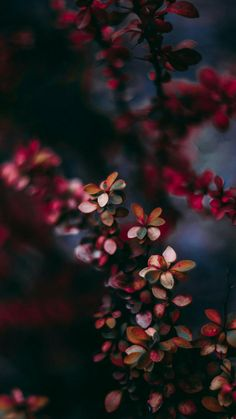
#> input picture Wallpapers/sd (11).jpg, 236 x 419 px, found by its file name
$ python 02_ImageOps.py
#> lines starting #> are read from the running program, lines starting #| are printed output that depends on the picture
from PIL import Image, ImageOps

my_image = Image.open('Wallpapers\sd (11).jpg')
#> my_image is the input picture: PIL image 236x419 RGB; mean R, G, B 37.4, 29.9, 31.5
# my_image.show()

# convert to gray scale
gray_scale_image = ImageOps.grayscale(my_image)
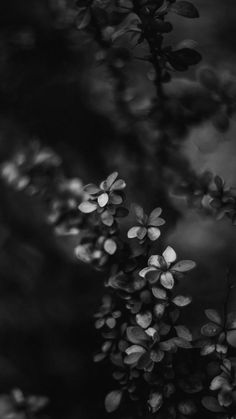
#> gray_scale_image: PIL image 236x419 L; min 1, max 219, mean 32.3
# gray_scale_image.show()


equalized_image = ImageOps.equalize(my_image)
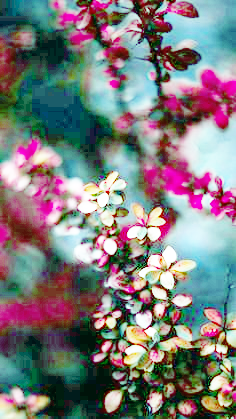
#> equalized_image: PIL image 236x419 RGB; mean R, G, B 125, 123.8, 124.9
equalized_image.show()

$ run again, with Wallpapers/sd (1).jpg copied over Wallpapers/sd (11).jpg
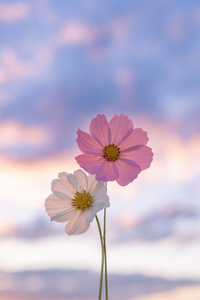
#> input picture Wallpapers/sd (1).jpg, 200 x 300 px, found by its file name
#> my_image is the input picture: PIL image 200x300 RGB; mean R, G, B 189.7, 179.6, 205.1
#> `gray_scale_image = ImageOps.grayscale(my_image)`:
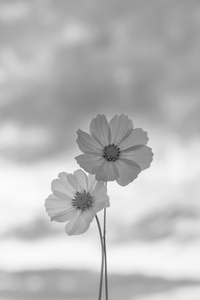
#> gray_scale_image: PIL image 200x300 L; min 26, max 253, mean 185.5
#> `equalized_image = ImageOps.equalize(my_image)`:
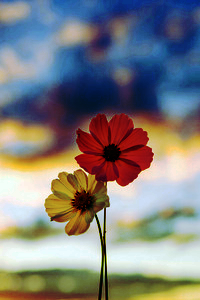
#> equalized_image: PIL image 200x300 RGB; mean R, G, B 127.1, 126.4, 125.8

$ run again, with Wallpapers/sd (10).jpg copied over Wallpapers/sd (11).jpg
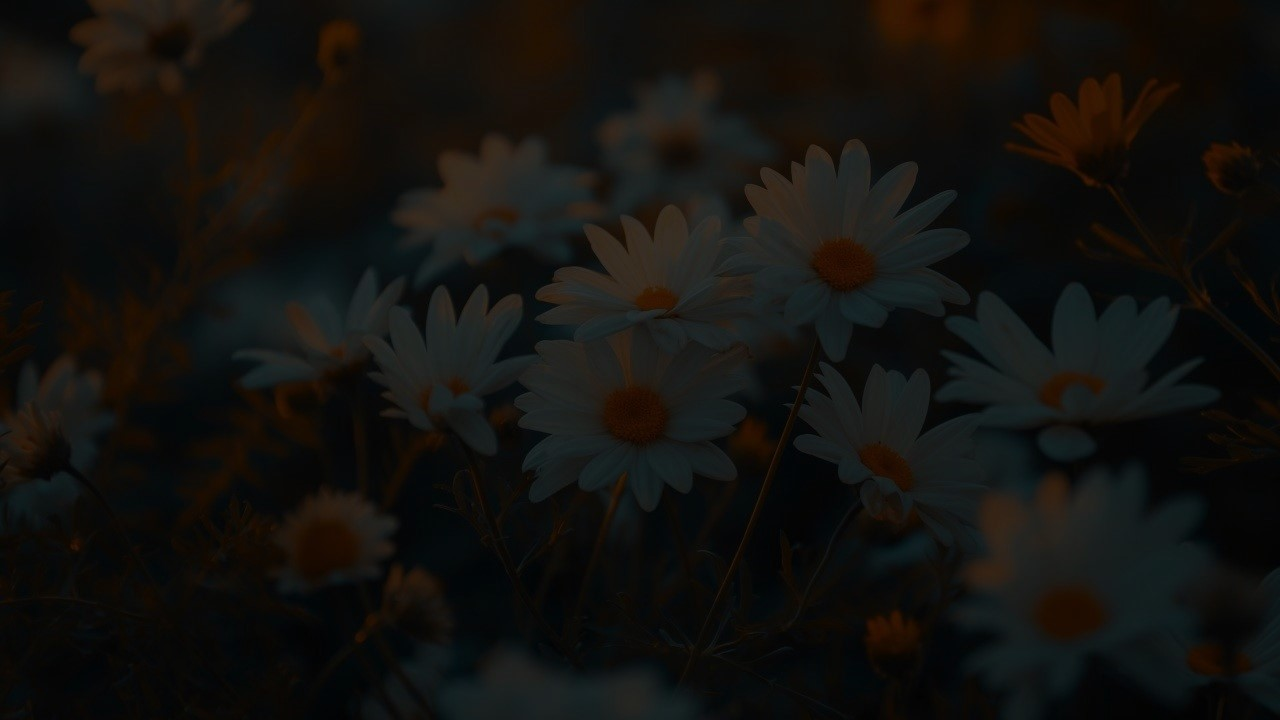
#> input picture Wallpapers/sd (10).jpg, 1280 x 720 px, found by its file name
#> my_image is the input picture: PIL image 1280x720 RGB; mean R, G, B 18.8, 17.8, 14.9
#> `equalized_image = ImageOps.equalize(my_image)`:
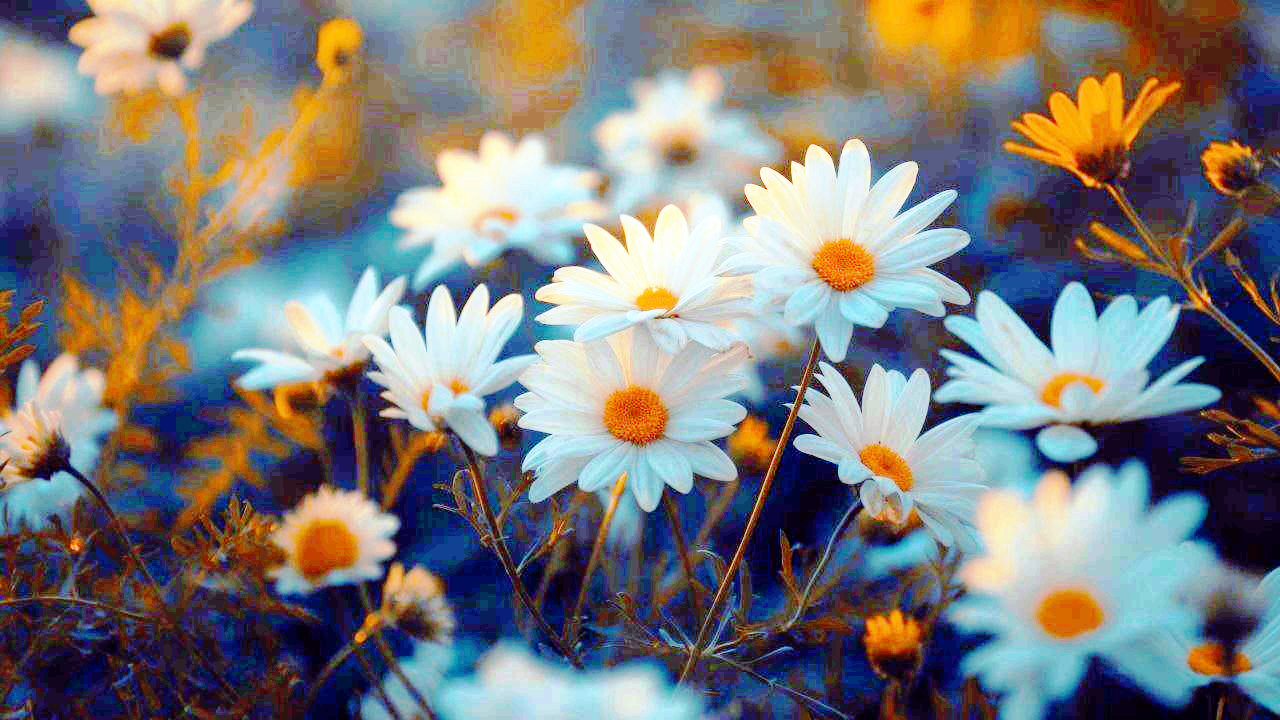
#> equalized_image: PIL image 1280x720 RGB; mean R, G, B 123.9, 123.1, 122.8

$ run again, with Wallpapers/sd (12).jpg copied over Wallpapers/sd (11).jpg
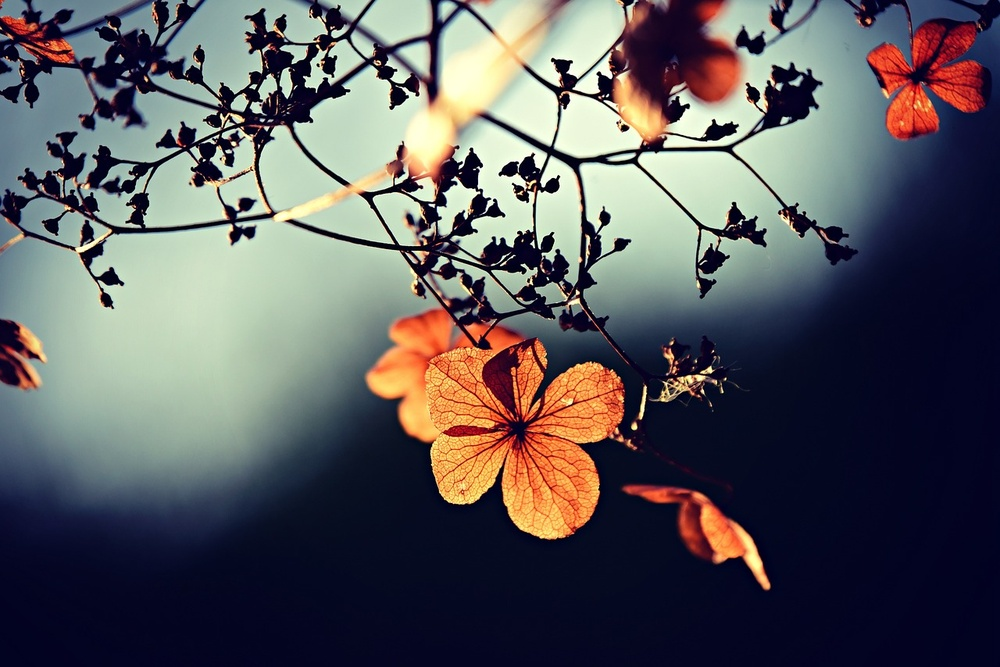
#> input picture Wallpapers/sd (12).jpg, 1000 x 667 px, shrunk from 1280 x 854 before the run, found by its file name
#> my_image is the input picture: PIL image 1000x667 RGB; mean R, G, B 89.2, 88.6, 92
#> `gray_scale_image = ImageOps.grayscale(my_image)`:
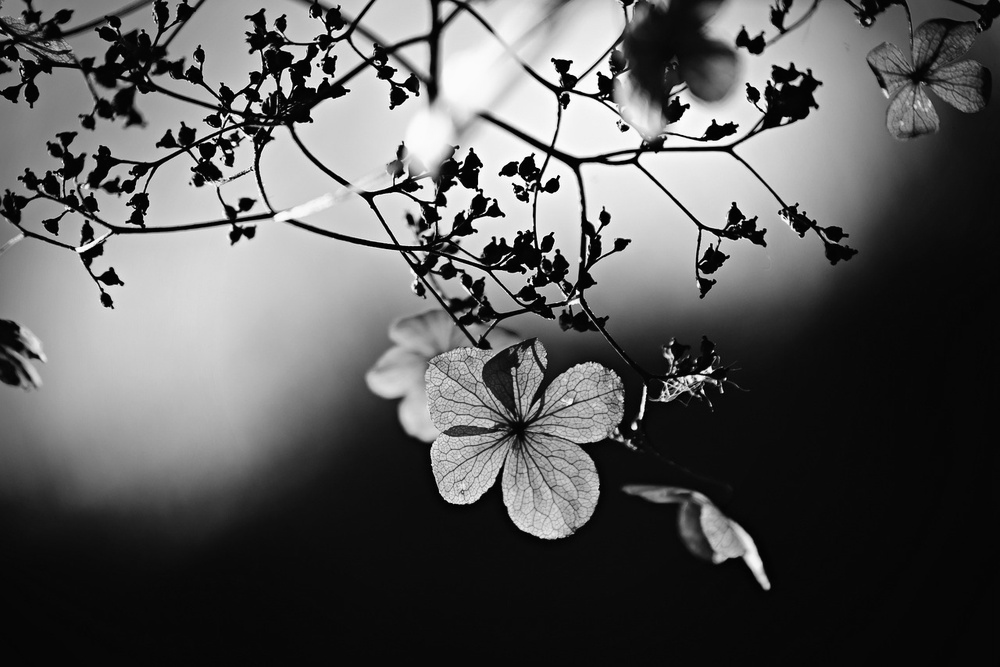
#> gray_scale_image: PIL image 1000x667 L; min 0, max 255, mean 89.2
#> `equalized_image = ImageOps.equalize(my_image)`:
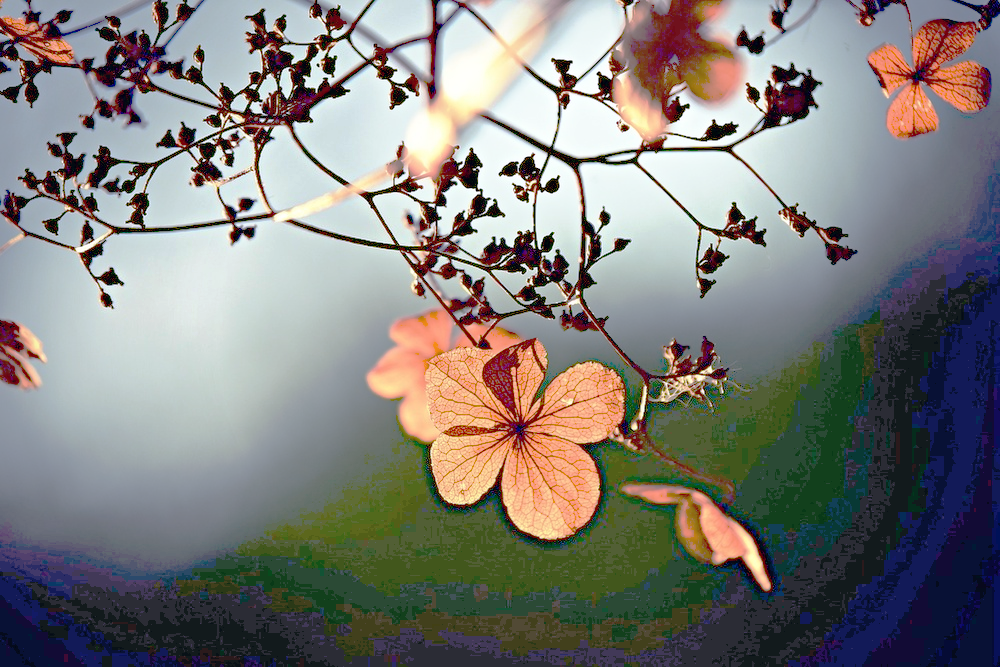
#> equalized_image: PIL image 1000x667 RGB; mean R, G, B 126.9, 126, 123
